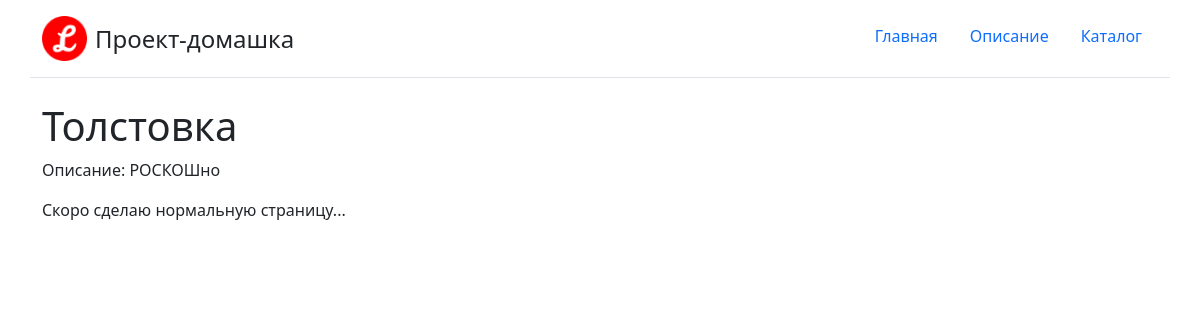
Before: /catalog/3/ with the older database file.
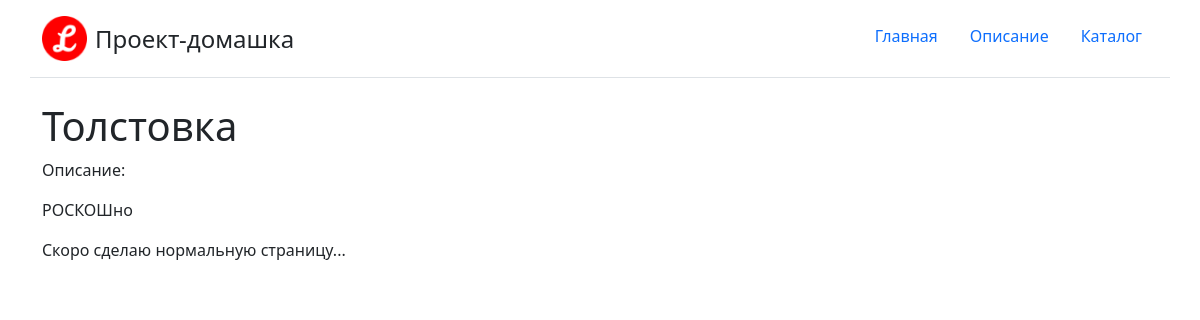
After: the same page with the newer database file.
### catalog/models.py (models this page shows, shortened)
class Item(ProjectBaseModel):
    text = RichTextField(
        verbose_name='описание',
        validators=[AmazingTextValidator('превосходно', 'роскошно')],
        help_text='Должно создержать слова превосходно или роскошно'
        )
    category = models.ForeignKey(
        'Category', verbose_name='категория', on_delete=models.CASCADE
        )
    tags = models.ManyToManyField('Tag', verbose_name='тег')
    preview = models.ImageField(
        verbose_name='превью', upload_to='uploads/preview/%Y/%m', null=True,
        blank=True
        )
    class Meta:
        verbose_name = 'товар'
        verbose_name_plural = 'товары'
    def image_tmb(self):
        return get_image_thumbnail(self.preview)
    image_tmb.short_description = 'превью'
    image_tmb.allow_tags = True

### catalog/views.py (the view)
class ItemDetail(DetailView):
    template_name = "catalog/item_detail.html"
    model = Item
    pk_url_kwarg = "item_id"
    context_object_name = "item"
    extra_context = {
        'title_name': 'Детали предмета'
    }

### Core/templatetags/MenuManager.py (called while the page is built)
@register.inclusion_tag('header.html')
def get_main_menu(request):
    menu = []
    for elem in Menus.main_menu:
        elem.is_active = elem.url_name == request.resolver_match.view_name
        menu.append(elem)
    return {"menu": menu}

### templates/catalog/item_detail.html
{% extends 'base.html' %}
{% block content %}
<div class="container">
    <div>
        <h1>{{ item.name }}</h1>
        <p>Описание: {{ item.text|safe }}</p>
    </div>
    Скоро сделаю нормальную страницу...
</div>
{% endblock content %}

### templates/base.html (shortened to what this page needs)
{% load static %}
{% load MenuManager %}
<!DOCTYPE html>
<html lang="ru">
<head>
    <link rel="stylesheet" href="{% static 'bootstrap-5/css/bootstrap.min.css' %}">
    <link rel="stylesheet" href="{% static 'core/css/base.css' %}">
</head>
<body>
<header>
{% get_main_menu request %}
</header>
<main>
    {% block content %}{% endblock content %}
</main>
</body>
</html>

### templates/header.html
{% load static %}
<div class="container d-flex flex-wrap justify-content-center py-3 mb-4 border-bottom">
    <a href="{% url 'homepage:home' %}" class="d-flex align-items-center mb-3 mb-md-0 me-md-auto text-dark text-decoration-none">
    <img class="bi me-2" width="45" height="45" src="{% static 'core/img/logo.png' %}"></img>
    <span class="fs-4">Проект-домашка</span>
    </a>
    <ul class="nav nav-pills">
        {% for elem in menu %}
        {% if elem.is_active %}
        <li class="nav-item"><a href="{% url elem.url_name %}" class="nav-link active">{{ elem.title }}</a></li>
        {% else %}
        <li class="nav-item"><a href="{% url elem.url_name %}" class="nav-link">{{ elem.title }}</a></li>
        {% endif %}
        {% endfor %}
    </ul>
</div>

### static_dev/core/css/base.css (style rules this page uses)
.bi { vertical-align: -.125em; fill: currentColor; }

Changed rows visible on the page:
changed Item "Толстовка": text "РОСКОШно" → "<p>РОСКОШно</p>" (drawn)
